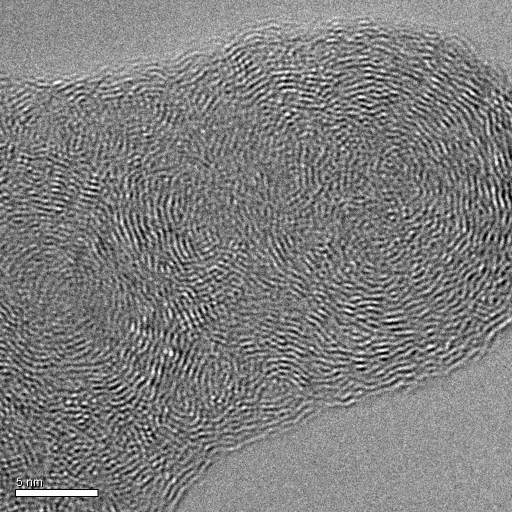
#> input picture data/image.png, 1024 x 1024 px, found by its file name (shown at 1/2 size)
$ python common.py
#> lines starting #> are read from the running program, lines starting #| are printed output that depends on the picture
import matplotlib.pyplot as pl
import matplotlib.axes as ax
import numpy as np
import utils
import warnings

from imageio import imread
from scipy.fft import fft2
from skimage.color import rgb2gray, rgba2rgb
from skimage.transform import resize

from typing import Optional, Tuple, Union


class Domain:
    pass


class Spatial(Domain):
    pass


class Frequency(Domain):
    pass


spatial = Spatial()
frequency = Frequency()


# [13 lines left out: function _dispatch_resize_args, not called in this run]


class Cache:

    # [6 lines left out: function __init__, not called in this run]


class Grid:

    def __init__(
            self,
            x_coords: np.ndarray,
            y_coords: np.ndarray,
            x_name: str = "x",
            y_name: str = "y",
            x_unit: str = "pixel",
            y_unit: str = "pixel",
            domain: Domain = spatial
    ) -> None:
        if x_coords.ndim not in [1, 2] or y_coords.ndim not in [1, 2]:
            raise ValueError("x_coords and y_coords must be 1- or "
                             "2-dimensional arrays.")
        if x_coords.ndim == 1 and y_coords.ndim == 1:
            x_coords, y_coords = np.meshgrid(x_coords, y_coords)
        self.x_coords = x_coords
        self.y_coords = y_coords
        self.x_name = x_name
        self.y_name = y_name
        self.x_unit = x_unit
        self.y_unit = y_unit
        self.domain = domain

    # [36 lines left out: functions __eq__, __getitem__, not called in this run]

    @property
    def x_axis(self) -> np.ndarray:
        return self.x_coords[0, :]

    @property
    def y_axis(self) -> np.ndarray:
        return self.y_coords[:, 0]

    @property
    def x_extent(self) -> np.ndarray:
        return self.x_axis[[0, -1]]

    @property
    def y_extent(self) -> np.ndarray:
        return self.y_axis[[0, -1]]

    @property
    def width(self) -> int:
        return len(self.x_axis)

    @property
    def height(self) -> int:
        return len(self.y_axis)

    @property
    def size(self) -> Tuple[float, float]:
        return self.height, self.width

    @property
    def x_delta(self) -> float:
        return self.x_axis[1] - self.x_axis[0]

    @property
    def y_delta(self) -> float:
        return self.y_axis[1] - self.y_axis[0]

    # [74 lines left out: functions ft, ift, resize, label_axes, show, not called in this run]


class Image:

    def __init__(
            self,
            channels: np.ndarray,
            grid: Optional[Grid] = None
    ) -> None:
        try:
            if channels.ndim not in (2, 3):
                raise ValueError("Channels must be a 2- or 3-dimensional numpy"
                                 "array.")
        except AttributeError:
            raise ValueError("Channels must be a 2- or 3-dimensional numpy "
                             "array.")
        if channels.ndim == 2:
            channels = channels[:, :, np.newaxis]
        self.channels = channels
        # infer grid if not provided
        if grid is None:
            x_coords, y_coords = np.meshgrid(
                np.arange(self.height),
                np.arange(self.width)
            )
            grid = Grid(x_coords, y_coords)
        # check grid-channels consistency
        else:
            if self.width != grid.width or self.height != grid.height:
                raise ValueError("Channel and grid dimensions are not "
                                 "consistent.")
        self.grid = grid

    # [14 lines left out: function __getitem__, not called in this run]

    @property
    def width(self) -> int:
        return self.channels.shape[0]

    @property
    def height(self) -> int:
        return self.channels.shape[1]

    @property
    def num_channels(self) -> int:
        return self.channels.shape[2]

    @property
    def domain(self) -> Domain:
        return self.grid.domain

    # [48 lines left out: functions show, resize, ft, not called in this run]

    def ift(self) -> "Image":
        pass

    @staticmethod
    def from_bitmap(
            path: str,
            scale: Optional[float] = 1.0,
            x_scale: Optional[float] = None,
            y_scale: Optional[float] = None,
            unit: str = "pixel",
            x_unit: Optional[str] = None,
            y_unit: Optional[str] = None,
            origin: Optional[Tuple] = None,
            grayscale: bool = True
    ) -> "Image":
#> called with path = 'D:\\projects\\oneauthor-review\\image.png', scale = 1, unit = 'pixel', grayscale = True
        if origin is None:
            origin = (0, 0)
        channels = imread(path)
#> channels is the input picture: shape (1024, 1024); min 0, max 255, mean 125.7
        shape = channels.shape
#> shape = (1024, 1024)
        num_dims = channels.ndim
#> num_dims = 2
        if num_dims > 3 or num_dims < 2:
            raise ValueError(f"Multi-dimensional images and scalar series "
                             f"are not supported. The number of dimensions "
                             f"was {num_dims}.")
        if num_dims == 2:
            num_channels = 1
        else:
            num_channels = shape[2]
        # convert to grayscale if required
        if grayscale:
            if num_channels == 4:
                channels = rgb2gray(rgba2rgb(channels))[:, :, np.newaxis]
            else:
                channels = rgb2gray(channels)[:, :, np.newaxis]
        # convert to grayscale if image channels are same
        # this can occur when reading grayscale images that were saved as color
        if num_channels == 3:
            if all([(c == channels[:, :, 0]).all() for c in channels.T]):
                channels = channels[:, :, 0:1]
        # infer grid
        height = shape[0]
#> height = 1024
        width = shape[1]
#> width = 1024
        x_coords, y_coords = np.meshgrid(np.arange(width), np.arange(height))
        x_coords = x_coords - origin[0]
        y_coords = y_coords - origin[1]
        if x_scale is not None:
            x_coords = x_coords * x_scale
        else:
            x_coords = x_coords * scale
        if y_scale is not None:
            y_coords = y_coords * y_scale
        else:
            y_coords = y_coords * scale
        if x_unit is None:
            x_unit = unit
        if y_unit is None:
            y_unit = unit
        return Image(
            channels,
            grid=Grid(
                x_coords,
                y_coords,
                x_unit=x_unit,
                y_unit=y_unit,
                domain=spatial
            )
        )
#> in __init__, `self.x_coords = x_coords`:
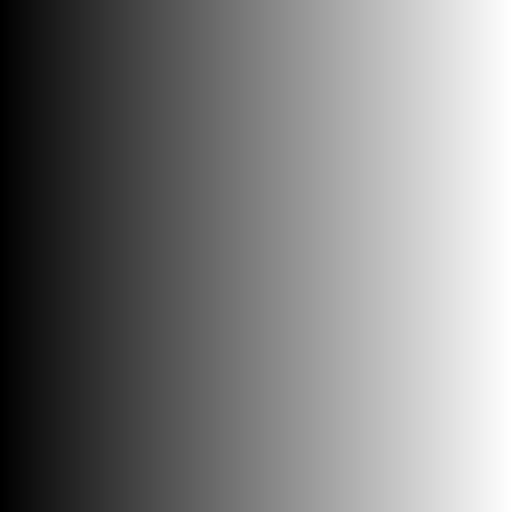
#> self.x_coords: shape (1024, 1024) float64 (shown at 1/2 size); min 0, max 1023, mean 511.5; drawn with min black and max white
#> in __init__, `self.y_coords = y_coords`:
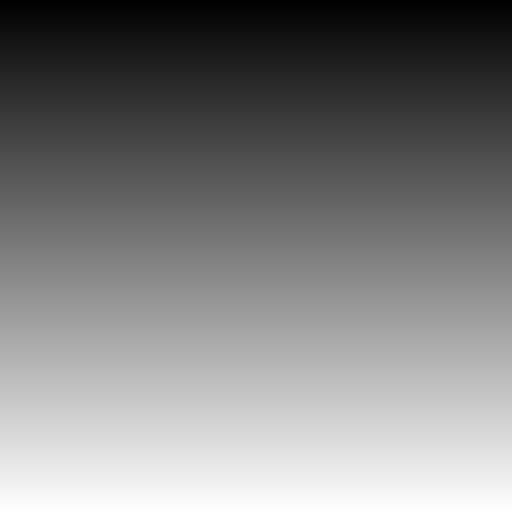
#> self.y_coords: shape (1024, 1024) float64 (shown at 1/2 size); min 0, max 1023, mean 511.5; drawn with min black and max white


im = Image.from_bitmap("D:\\projects\\oneauthor-review\\image.png")
